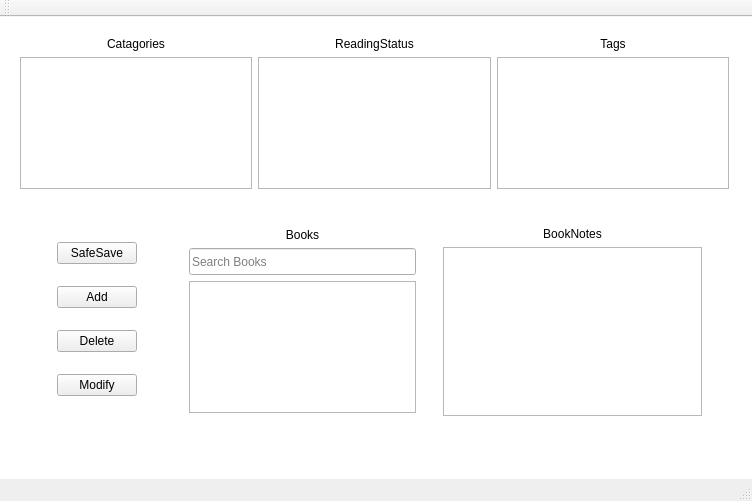
<?xml version="1.0" encoding="UTF-8"?>
<ui version="4.0">
 <class>NewMsBooksQtClass</class>
 <widget class="QMainWindow" name="NewMsBooksQtClass">
  <property name="geometry">
   <rect>
    <x>0</x>
    <y>0</y>
    <width>752</width>
    <height>501</height>
   </rect>
  </property>
  <property name="windowTitle">
   <string>NewMsBooksQt</string>
  </property>
  <property name="styleSheet">
   <string notr="true"/>
  </property>
  <widget class="QWidget" name="centralWidget">
   <property name="styleSheet">
    <string notr="true">#centralWidget{
background-color:white;
}</string>
   </property>
   <widget class="QFrame" name="MainGridView">
    <property name="geometry">
     <rect>
      <x>9</x>
      <y>9</y>
      <width>731</width>
      <height>431</height>
     </rect>
    </property>
    <property name="sizePolicy">
     <sizepolicy hsizetype="Preferred" vsizetype="Preferred">
      <horstretch>0</horstretch>
      <verstretch>0</verstretch>
     </sizepolicy>
    </property>
    <property name="sizeIncrement">
     <size>
      <width>0</width>
      <height>0</height>
     </size>
    </property>
    <property name="baseSize">
     <size>
      <width>0</width>
      <height>0</height>
     </size>
    </property>
    <layout class="QGridLayout" name="gridLayout">
     <property name="sizeConstraint">
      <enum>QLayout::SetDefaultConstraint</enum>
     </property>
     <item row="0" column="0">
      <layout class="QHBoxLayout" name="TopHL">
       <property name="leftMargin">
        <number>0</number>
       </property>
       <item>
        <layout class="QVBoxLayout" name="CatagoriesVL">
         <item>
          <widget class="QLabel" name="label">
           <property name="text">
            <string>Catagories</string>
           </property>
           <property name="alignment">
            <set>Qt::AlignHCenter|Qt::AlignTop</set>
           </property>
          </widget>
         </item>
         <item>
          <widget class="QListView" name="CatagoriesListView">
           <property name="sizePolicy">
            <sizepolicy hsizetype="Ignored" vsizetype="Preferred">
             <horstretch>0</horstretch>
             <verstretch>0</verstretch>
            </sizepolicy>
           </property>
          </widget>
         </item>
        </layout>
       </item>
       <item>
        <layout class="QVBoxLayout" name="ReadingStatusVL">
         <item>
          <widget class="QLabel" name="label_2">
           <property name="text">
            <string>ReadingStatus</string>
           </property>
           <property name="alignment">
            <set>Qt::AlignHCenter|Qt::AlignTop</set>
           </property>
          </widget>
         </item>
         <item>
          <widget class="QListView" name="ReadingStatusListView">
           <property name="sizePolicy">
            <sizepolicy hsizetype="Ignored" vsizetype="Expanding">
             <horstretch>0</horstretch>
             <verstretch>0</verstretch>
            </sizepolicy>
           </property>
          </widget>
         </item>
        </layout>
       </item>
       <item>
        <layout class="QVBoxLayout" name="TagsVL">
         <property name="leftMargin">
          <number>0</number>
         </property>
         <item>
          <widget class="QLabel" name="label_3">
           <property name="text">
            <string>Tags</string>
           </property>
           <property name="alignment">
            <set>Qt::AlignHCenter|Qt::AlignTop</set>
           </property>
          </widget>
         </item>
         <item>
          <widget class="QListView" name="TagsListView">
           <property name="sizePolicy">
            <sizepolicy hsizetype="Ignored" vsizetype="Expanding">
             <horstretch>0</horstretch>
             <verstretch>0</verstretch>
            </sizepolicy>
           </property>
          </widget>
         </item>
        </layout>
       </item>
      </layout>
     </item>
     <item row="1" column="0">
      <widget class="QFrame" name="BottomHL_2">
       <layout class="QHBoxLayout" name="BottomHL">
        <item>
         <widget class="QFrame" name="ButtonsVL">
          <layout class="QVBoxLayout" name="verticalLayout_2">
           <property name="spacing">
            <number>1</number>
           </property>
           <property name="leftMargin">
            <number>26</number>
           </property>
           <property name="topMargin">
            <number>15</number>
           </property>
           <property name="rightMargin">
            <number>24</number>
           </property>
           <property name="bottomMargin">
            <number>16</number>
           </property>
           <item>
            <widget class="QPushButton" name="SafeSaveBtn">
             <property name="text">
              <string>SafeSave</string>
             </property>
            </widget>
           </item>
           <item>
            <widget class="QPushButton" name="AddBtn">
             <property name="text">
              <string>Add</string>
             </property>
            </widget>
           </item>
           <item>
            <widget class="QPushButton" name="DeleteBtn">
             <property name="text">
              <string>Delete</string>
             </property>
            </widget>
           </item>
           <item>
            <widget class="QPushButton" name="ModifyBtn">
             <property name="text">
              <string>Modify</string>
             </property>
            </widget>
           </item>
          </layout>
         </widget>
        </item>
        <item>
         <widget class="QFrame" name="BookAndNotesHL">
          <property name="sizePolicy">
           <sizepolicy hsizetype="Maximum" vsizetype="Preferred">
            <horstretch>0</horstretch>
            <verstretch>0</verstretch>
           </sizepolicy>
          </property>
          <property name="minimumSize">
           <size>
            <width>554</width>
            <height>0</height>
           </size>
          </property>
          <property name="sizeIncrement">
           <size>
            <width>0</width>
            <height>0</height>
           </size>
          </property>
          <property name="baseSize">
           <size>
            <width>0</width>
            <height>0</height>
           </size>
          </property>
          <layout class="QHBoxLayout" name="horizontalLayout">
           <item>
            <widget class="QFrame" name="BooksVL">
             <layout class="QVBoxLayout" name="verticalLayout_3">
              <item>
               <widget class="QLabel" name="label_4">
                <property name="text">
                 <string>Books</string>
                </property>
                <property name="alignment">
                 <set>Qt::AlignHCenter|Qt::AlignTop</set>
                </property>
               </widget>
              </item>
              <item>
               <widget class="QLineEdit" name="BookSearchTxtBx">
                <property name="sizePolicy">
                 <sizepolicy hsizetype="Expanding" vsizetype="Fixed">
                  <horstretch>0</horstretch>
                  <verstretch>0</verstretch>
                 </sizepolicy>
                </property>
                <property name="minimumSize">
                 <size>
                  <width>0</width>
                  <height>27</height>
                 </size>
                </property>
                <property name="placeholderText">
                 <string>Search Books</string>
                </property>
               </widget>
              </item>
              <item>
               <widget class="QListView" name="BooksListView">
                <property name="sizePolicy">
                 <sizepolicy hsizetype="Ignored" vsizetype="Expanding">
                  <horstretch>0</horstretch>
                  <verstretch>0</verstretch>
                 </sizepolicy>
                </property>
               </widget>
              </item>
             </layout>
            </widget>
           </item>
           <item>
            <widget class="QStackedWidget" name="NoteAndDiscriptionStackWidget">
             <property name="sizePolicy">
              <sizepolicy hsizetype="Maximum" vsizetype="Maximum">
               <horstretch>0</horstretch>
               <verstretch>0</verstretch>
              </sizepolicy>
             </property>
             <property name="minimumSize">
              <size>
               <width>277</width>
               <height>207</height>
              </size>
             </property>
             <property name="currentIndex">
              <number>1</number>
             </property>
             <widget class="QWidget" name="DiscriptionPage" native="true">
              <layout class="QVBoxLayout" name="verticalLayout">
               <item>
                <layout class="QVBoxLayout" name="verticalLayout_5">
                 <item>
                  <widget class="QLabel" name="label_6">
                   <property name="text">
                    <string>BookDiscription</string>
                   </property>
                   <property name="alignment">
                    <set>Qt::AlignHCenter|Qt::AlignTop</set>
                   </property>
                  </widget>
                 </item>
                </layout>
               </item>
              </layout>
             </widget>
             <widget class="QWidget" name="DiscriptionPage_2">
              <widget class="QWidget" name="verticalLayoutWidget_4">
               <property name="geometry">
                <rect>
                 <x>-1</x>
                 <y>-1</y>
                 <width>281</width>
                 <height>211</height>
                </rect>
               </property>
               <layout class="QVBoxLayout" name="verticalLayout_4">
                <item>
                 <widget class="QLabel" name="label_5">
                  <property name="text">
                   <string>BookNotes</string>
                  </property>
                  <property name="alignment">
                   <set>Qt::AlignHCenter|Qt::AlignTop</set>
                  </property>
                 </widget>
                </item>
                <item>
                 <widget class="QListView" name="BookNotesListVIew">
                  <property name="sizePolicy">
                   <sizepolicy hsizetype="Ignored" vsizetype="Expanding">
                    <horstretch>0</horstretch>
                    <verstretch>0</verstretch>
                   </sizepolicy>
                  </property>
                 </widget>
                </item>
               </layout>
              </widget>
             </widget>
            </widget>
           </item>
          </layout>
         </widget>
        </item>
       </layout>
      </widget>
     </item>
    </layout>
   </widget>
  </widget>
  <widget class="QMenuBar" name="menuBar">
   <property name="geometry">
    <rect>
     <x>0</x>
     <y>0</y>
     <width>752</width>
     <height>21</height>
    </rect>
   </property>
  </widget>
  <widget class="QToolBar" name="mainToolBar">
   <attribute name="toolBarArea">
    <enum>TopToolBarArea</enum>
   </attribute>
   <attribute name="toolBarBreak">
    <bool>false</bool>
   </attribute>
  </widget>
  <widget class="QStatusBar" name="statusBar"/>
 </widget>
 <layoutdefault spacing="6" margin="11"/>
 <resources>
  <include location="NewMsBooksQt.qrc"/>
 </resources>
 <connections/>
</ui>
